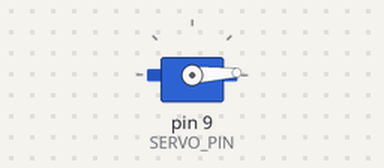
This sketch was run on a simulated Arduino Uno, built with avr-gcc and run on an emulated ATmega328P. Shown: servo.

Above: at 0.05 s.
At 1.3 s:
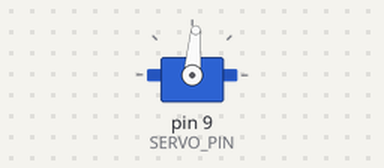
At 2.6 s:
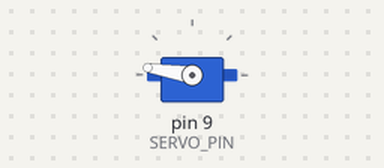
At 5.2 s:
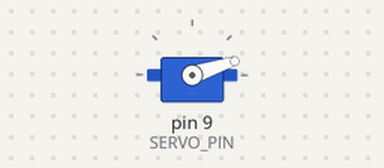
Timing chart, 0 to 7.1 s (numbered marks = the images above):
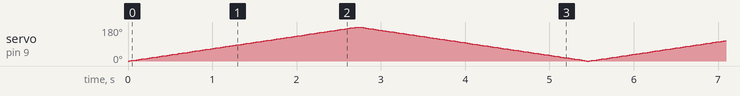

The sketch:

Servo_04_movimento_fluido.ino
```cpp
/**
 * \Servo_04_movimento_fluido
 *
 * Sketch per il movimento fluido di un servo motore con Arduino
 * Il servo si muove gradualmente da 0° a 180° e viceversa.
 *
 * https://github.com/filippo-bilardo/ROBOTICA/blob/main/servo/README.md
 *
 * @author Filippo Bilardo
 * @version 1.0  20/03/25 - Versione iniziale
 */
#include <Servo.h>

const int SERVO_PIN = 9;  // Pin a cui è collegato il servo
Servo myServo;           // Crea un oggetto servo

void setup() {
  myServo.attach(SERVO_PIN);  // Collega il servo al pin specificato
}

void loop() {
  // Movimento da 0 a 180 gradi
  for (int pos = 0; pos <= 180; pos += 1) {
    myServo.write(pos);  // Imposta la posizione del servo
    delay(15);           // Attende 15ms per permettere al servo di raggiungere la posizione
  }

  // Movimento da 180 a 0 gradi
  for (int pos = 180; pos >= 0; pos -= 1) {
    myServo.write(pos);  // Imposta la posizione del servo
    delay(15);           // Attende 15ms per permettere al servo di raggiungere la posizione
  }
}
```
